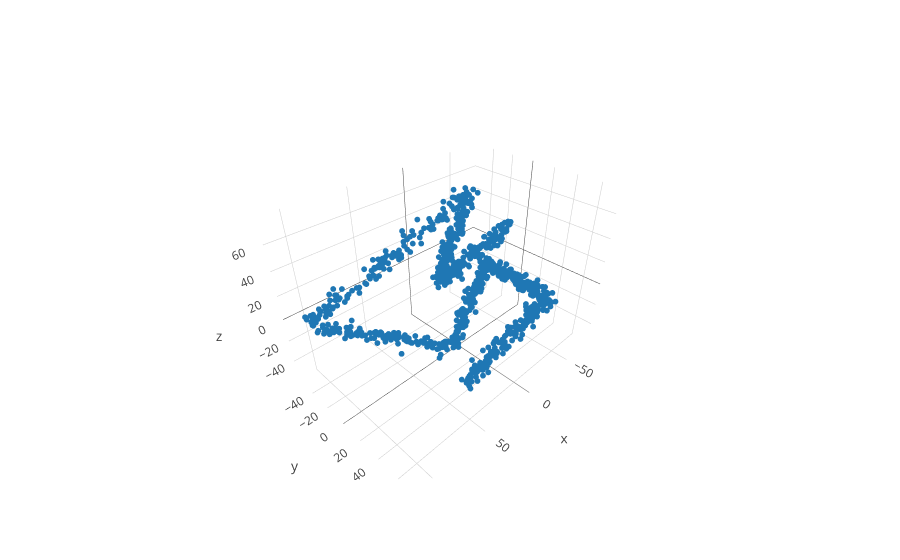

Notebook code cell kept with this figure:
### Code cell
plot_pca(project_into_genespace(add_noise(make_trajectory(N,dims,8),.03),P))

### Figure 1 — Plotly figure (JSON) as saved in the notebook; plotly's stock layout.template omitted (floating-point values rounded to 4 significant figures; data arrays with more than 128 entries replaced by an {"elided": "..."} marker saying what was removed)
{"data": [{"marker": {"size": 2}, "mode": "markers", "type": "scatter3d", "x": {"elided": "1000 float values"}, "y": {"elided": "1000 float values"}, "z": {"elided": "1000 float values"}}], "layout": {}}
